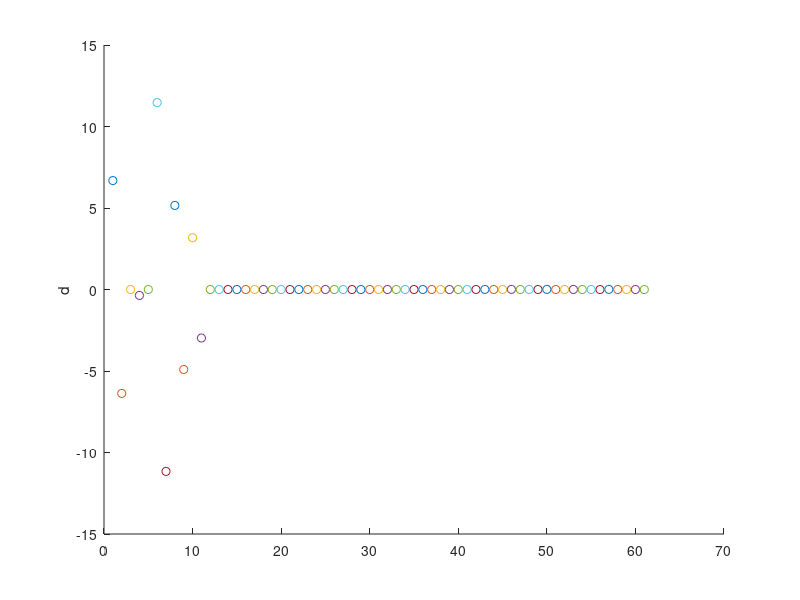

MATLAB code for this plot:
n=0;
x0=0.676;
y0=0.443;
fx=@(x,y)-2*(1-x)-320*x*(y-x^2);
fy=@(x,y)160*(y-x^2);
fx0=fx(x0,y0);
fy0=fy(x0,y0);
f=@(x,y)(1-x)^2+80*((y-x^2)^2)
phi=@(k)(1-(x0-k*fx0))^2+80*(((y0-k*fy0)-(x0-k*fx0)^2)^2);
kstar=fminbnd(phi,-10,10)+10^-5;
x1=x0-kstar*fx0;
y1=y0-kstar*fy0;
d=f(x1,y1)-f(x0,y0)
scatter(n+1,d)
%scatter(n+1,y1)
hold on
fx1=fx(x1,y1);
fy1=fy(x1,y1);
sx0=-fx0;
sy0=-fy0;

while n<60
      
    beta1=(fx1^2+fy1^2)/(fx0^2+fy0^2);
    sx1=-fx1+beta1*sx0;
    sy1=-fy1+beta1*sy0;
    phi=@(k)(1-(x1+k*sx1))^2+80*(((y1+k*sy1)-(x1+k*sx1)^2)^2);
    kstar=fminbnd(phi,-10,10)+10^-5;
    x2=x1+(kstar*sx1);
    y2=y1+kstar*sy1;
    fx2=fx(x2,y2);
    fy2=fy(x2,y2);
    F=f(x2,y2);
    d=f(x2,y2)-f(x1,y1)
    scatter(n+2,d)
    %scatter(n+2,y2)
   hold on
    x0=x1;
    y0=y1;
    fx0=fx1;
    fy0=fy1;
    sx0=sx1;
    sy0=sy1;
    x1=x2;
    y1=y2;
    fx1=fx2;
    fy1=fy2;
    n=n+1;
    
if norm([x1 y1]-[x0 y0])<10^-6
    n=2500;
end

end
ylabel('d')
%legend('d(+10^-4)')
